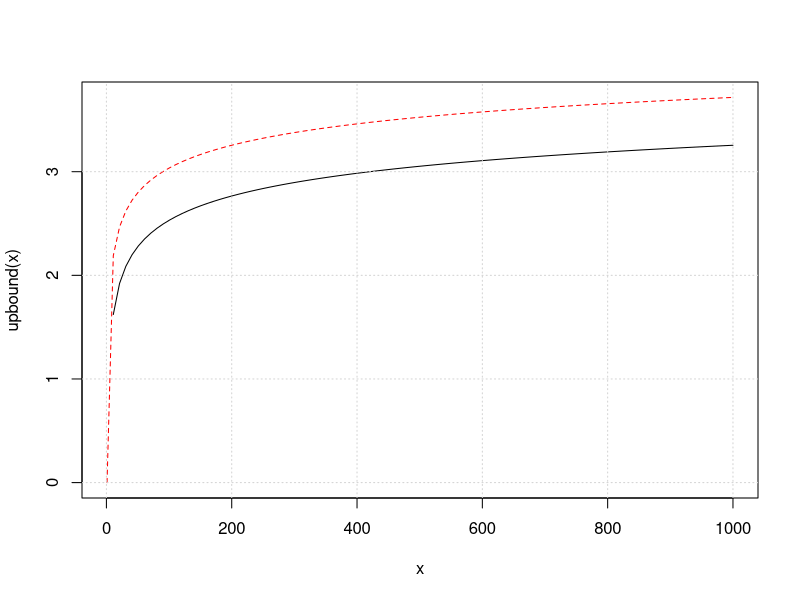
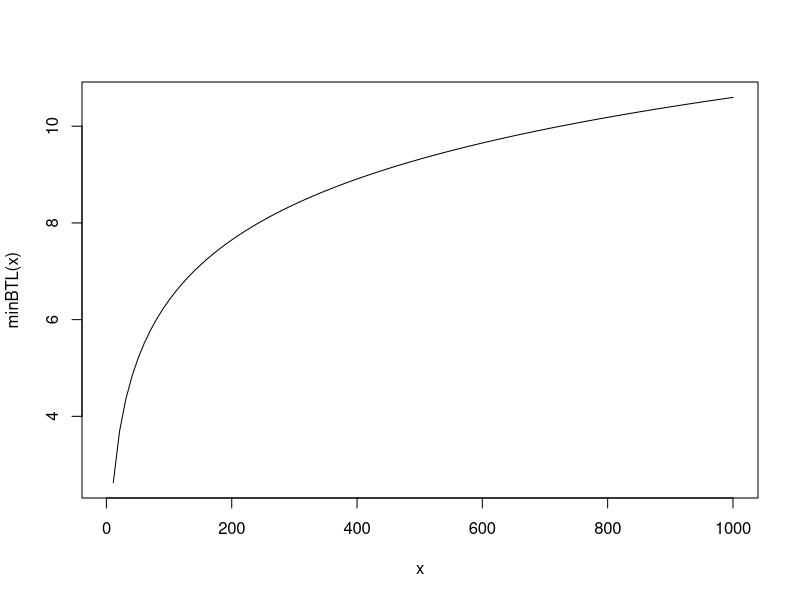

Source code (R) for these figures, in order:
## ---- chunk 1
require(knitr)
opts_chunk$set(
  message = F,
  warning = F,
  error = F,
  tidy = F,
  cache = F,
  fig.width = 8,
  fig.height = 5
)
## ---- chunk 2
# these are the constants referenced
# Euler–Mascheroni's constant
-digamma(1)
# euler constant
exp(1)
## ---- chunk 3
### Try to get the right answer for Eq. 4
# if N = 10 paper says 1.57
emax <- function(N) {
  ( ( 1 + digamma(1) ) * qnorm( 1 - 1/N ) ) +  
      (-digamma(1) * qnorm( 1 - (1/N) * exp(-1)))
}

emax(10)  # should be about = 1.57 to match paper
## ---- chunk 4
#implement upper bound
upbound <- function(N) {sqrt(2*log(N))}
#make a ugly plot for reasonableness check
x11(8,10)
curve(upbound, from = 1, to = 1000, col = "red", lty = 2)
curve(emax, from = 1, to = 1000, add=TRUE)
grid()
## ---- chunk 5
### Try next example for Eq. 6
# if y = 5
# so solve for annualized Sharpe of 1
# says no more than 45 N should be tried

# first just do this to make sure I understand
N=45
y=5
emax(N) * y^-0.5  #seemingly understand since close
## ---- chunk 6
#use emax from earlier for numerator
minBTL <- function( N, eMaxSharpe = 1 ) {
  (emax(N) / eMaxSharpe) ^ 2
}
#then this should equal 5 if correct
minBTL( N = 45, eMaxSharpe = 1 )
## ---- chunk 7
#make ugly plot for a reasonableness check
x11(8,10)
curve( minBTL, from = 1, to = 1000)
